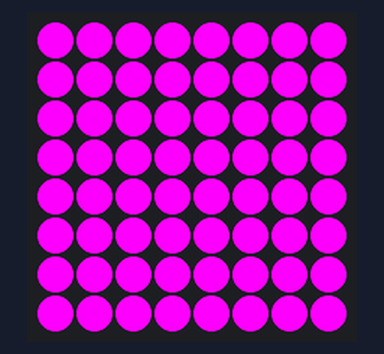
Bench run of a program on a simulated Raspberry Pi (BCM pin numbers) with a Sense HAT. Parts: the Sense HAT's 8×8 RGB LED matrix. At 0.0 s the program stops and its outputs stay as they are.

Above: at 0.1 s.

The program:

program4.py
```python
from sense_hat import SenseHat

sense = SenseHat()

## LED の一面に絵を表示する ##
C = [255, 0, 255]  # むらさき。[赤, 緑, 青] の順に、0 から 255 までの数で色を表す
# 色を指定して、8 x 8 の画面のデータを用意する
pixels = [
C, C, C, C, C, C, C, C,
C, C, C, C, C, C, C, C,
C, C, C, C, C, C, C, C,
C, C, C, C, C, C, C, C,
C, C, C, C, C, C, C, C,
C, C, C, C, C, C, C, C,
C, C, C, C, C, C, C, C,
C, C, C, C, C, C, C, C
]
sense.set_pixels(pixels)

## LED の一面の表示を消す ##
#sense.clear()
```
